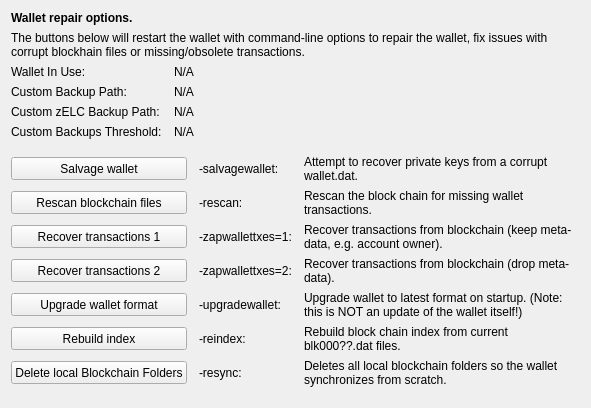
     <widget class="QWidget" name="tab_repair">
      <attribute name="title">
       <string>&amp;Wallet Repair</string>
      </attribute>
      <layout class="QGridLayout" name="gridLayout_4" columnstretch="0,0,0,0">
       <property name="horizontalSpacing">
        <number>12</number>
       </property>
       <item row="0" column="0" colspan="4">
        <widget class="QLabel" name="label_repair_header">
         <property name="font">
          <font>
           <weight>75</weight>
           <bold>true</bold>
          </font>
         </property>
         <property name="text">
          <string>Wallet repair options.</string>
         </property>
        </widget>
       </item>
       <item row="1" column="0" colspan="4">
        <widget class="QLabel" name="label_repair_helptext">
         <property name="font">
          <font>
           <weight>50</weight>
           <bold>false</bold>
          </font>
         </property>
         <property name="text">
          <string>The buttons below will restart the wallet with command-line options to repair the wallet, fix issues with corrupt blockhain files or missing/obsolete transactions.</string>
         </property>
         <property name="wordWrap">
          <bool>true</bool>
         </property>
        </widget>
       </item>
       <item row="2" column="0">
        <widget class="QLabel" name="wallet_path_label">
         <property name="text">
          <string>Wallet In Use:</string>
         </property>
        </widget>
       </item>
       <item row="2" column="1" colspan="3">
        <widget class="QLabel" name="wallet_path">
         <property name="cursor">
          <cursorShape>IBeamCursor</cursorShape>
         </property>
         <property name="text">
          <string>N/A</string>
         </property>
         <property name="textFormat">
          <enum>Qt::PlainText</enum>
         </property>
         <property name="textInteractionFlags">
          <set>Qt::LinksAccessibleByMouse|Qt::TextSelectableByKeyboard|Qt::TextSelectableByMouse</set>
         </property>
        </widget>
       </item>
       <item row="3" column="0">
        <widget class="QLabel" name="wallet_custombackuppath_label">
         <property name="text">
          <string>Custom Backup Path:</string>
         </property>
         <property name="visible">
          <bool>false</bool>
         </property>
        </widget>
       </item>
       <item row="3" column="1" colspan="3">
        <widget class="QLabel" name="wallet_custombackuppath">
         <property name="cursor">
          <cursorShape>IBeamCursor</cursorShape>
         </property>
         <property name="text">
          <string>N/A</string>
         </property>
         <property name="textFormat">
          <enum>Qt::PlainText</enum>
         </property>
         <property name="textInteractionFlags">
          <set>Qt::LinksAccessibleByMouse|Qt::TextSelectableByKeyboard|Qt::TextSelectableByMouse</set>
         </property>
         <property name="visible">
          <bool>false</bool>
         </property>
        </widget>
       </item>
       <item row="4" column="0">
        <widget class="QLabel" name="wallet_customzelcbackuppath_label">
         <property name="text">
          <string>Custom zELC Backup Path:</string>
         </property>
         <property name="visible">
          <bool>false</bool>
         </property>
        </widget>
       </item>
       <item row="4" column="1" colspan="3">
        <widget class="QLabel" name="wallet_customzelcbackuppath">
         <property name="cursor">
          <cursorShape>IBeamCursor</cursorShape>
         </property>
         <property name="text">
          <string>N/A</string>
         </property>
         <property name="textFormat">
          <enum>Qt::PlainText</enum>
         </property>
         <property name="textInteractionFlags">
          <set>Qt::LinksAccessibleByMouse|Qt::TextSelectableByKeyboard|Qt::TextSelectableByMouse</set>
         </property>
         <property name="visible">
          <bool>false</bool>
         </property>
        </widget>
       </item>
       <item row="5" column="0">
        <widget class="QLabel" name="wallet_custombackupthreshold_label">
         <property name="text">
          <string>Custom Backups Threshold:</string>
         </property>
         <property name="visible">
          <bool>false</bool>
         </property>
        </widget>
       </item>
       <item row="5" column="1" colspan="3">
        <widget class="QLabel" name="wallet_custombackupthreshold">
         <property name="cursor">
          <cursorShape>IBeamCursor</cursorShape>
         </property>
         <property name="text">
          <string>N/A</string>
         </property>
         <property name="textFormat">
          <enum>Qt::PlainText</enum>
         </property>
         <property name="textInteractionFlags">
          <set>Qt::LinksAccessibleByMouse|Qt::TextSelectableByKeyboard|Qt::TextSelectableByMouse</set>
         </property>
         <property name="visible">
          <bool>false</bool>
         </property>
        </widget>
       </item>
       <item row="6" column="0">
        <spacer name="verticalSpacer_repair1">
         <property name="orientation">
          <enum>Qt::Vertical</enum>
         </property>
         <property name="sizeHint" stdset="0">
          <size>
           <width>10</width>
           <height>10</height>
          </size>
         </property>
        </spacer>
       </item>
       <item row="7" column="0" colspan="2">
        <widget class="QPushButton" name="btn_salvagewallet">
         <property name="minimumSize">
          <size>
           <width>100</width>
           <height>23</height>
          </size>
         </property>
         <property name="text">
          <string>Salvage wallet</string>
         </property>
        </widget>
       </item>
       <item row="7" column="2">
        <widget class="QLabel" name="label_repair_salvage_command">
         <property name="text">
          <string notr="true">-salvagewallet:</string>
         </property>
        </widget>
       </item>
       <item row="7" column="3">
        <widget class="QLabel" name="label_repair_salvage">
         <property name="text">
          <string>Attempt to recover private keys from a corrupt wallet.dat.</string>
         </property>
         <property name="wordWrap">
          <bool>true</bool>
         </property>
        </widget>
       </item>
       <item row="8" column="0" colspan="2">
        <widget class="QPushButton" name="btn_rescan">
         <property name="minimumSize">
          <size>
           <width>100</width>
           <height>23</height>
          </size>
         </property>
         <property name="text">
          <string>Rescan blockchain files</string>
         </property>
        </widget>
       </item>
       <item row="8" column="2">
        <widget class="QLabel" name="label_repair_rescan_command">
         <property name="text">
          <string notr="true">-rescan:</string>
         </property>
        </widget>
       </item>
       <item row="8" column="3">
        <widget class="QLabel" name="label_repair_rescan">
         <property name="text">
          <string>Rescan the block chain for missing wallet transactions.</string>
         </property>
         <property name="wordWrap">
          <bool>true</bool>
         </property>
        </widget>
       </item>
       <item row="9" column="0" colspan="2">
        <widget class="QPushButton" name="btn_zapwallettxes1">
         <property name="minimumSize">
          <size>
           <width>100</width>
           <height>23</height>
          </size>
         </property>
         <property name="text">
          <string>Recover transactions 1</string>
         </property>
        </widget>
       </item>
       <item row="9" column="2">
        <widget class="QLabel" name="label_repair_zap1_command">
         <property name="text">
          <string notr="true">-zapwallettxes=1:</string>
         </property>
        </widget>
       </item>
       <item row="9" column="3">
        <widget class="QLabel" name="label_repair_zap1">
         <property name="text">
          <string>Recover transactions from blockchain (keep meta-data, e.g. account owner).</string>
         </property>
         <property name="wordWrap">
          <bool>true</bool>
         </property>
        </widget>
       </item>
       <item row="10" column="0" colspan="2">
        <widget class="QPushButton" name="btn_zapwallettxes2">
         <property name="minimumSize">
          <size>
           <width>100</width>
           <height>23</height>
          </size>
         </property>
         <property name="text">
          <string>Recover transactions 2</string>
         </property>
        </widget>
       </item>
       <item row="10" column="2">
        <widget class="QLabel" name="label_repair_zap2_command">
         <property name="text">
          <string notr="true">-zapwallettxes=2:</string>
         </property>
        </widget>
       </item>
       <item row="10" column="3">
        <widget class="QLabel" name="label_repair_zap2">
         <property name="text">
          <string>Recover transactions from blockchain (drop meta-data).</string>
         </property>
         <property name="wordWrap">
          <bool>true</bool>
         </property>
        </widget>
       </item>
       <item row="11" column="0" colspan="2">
        <widget class="QPushButton" name="btn_upgradewallet">
         <property name="minimumSize">
          <size>
           <width>100</width>
           <height>23</height>
          </size>
         </property>
         <property name="text">
          <string>Upgrade wallet format</string>
         </property>
        </widget>
       </item>
       <item row="11" column="2">
        <widget class="QLabel" name="label_repair_upgrade_command">
         <property name="text">
          <string notr="true">-upgradewallet:</string>
         </property>
        </widget>
       </item>
       <item row="11" column="3">
        <widget class="QLabel" name="label_repair_upgrade">
         <property name="text">
          <string>Upgrade wallet to latest format on startup. (Note: this is NOT an update of the wallet itself!)</string>
         </property>
         <property name="wordWrap">
          <bool>true</bool>
         </property>
        </widget>
       </item>
       <item row="12" column="0" colspan="2">
        <widget class="QPushButton" name="btn_reindex">
         <property name="minimumSize">
          <size>
           <width>100</width>
           <height>23</height>
          </size>
         </property>
         <property name="text">
          <string>Rebuild index</string>
         </property>
        </widget>
       </item>
       <item row="12" column="2">
        <widget class="QLabel" name="label_repair_reindex_command">
         <property name="text">
          <string notr="true">-reindex:</string>
         </property>
        </widget>
       </item>
       <item row="12" column="3">
        <widget class="QLabel" name="label_repair_reindex">
         <property name="text">
          <string>Rebuild block chain index from current blk000??.dat files.</string>
         </property>
         <property name="wordWrap">
          <bool>true</bool>
         </property>
        </widget>
       </item>
       <item row="13" column="0" colspan="2">
        <widget class="QPushButton" name="btn_resync">
         <property name="minimumSize">
          <size>
           <width>100</width>
           <height>23</height>
          </size>
         </property>
         <property name="text">
          <string>Delete local Blockchain Folders</string>
         </property>
        </widget>
       </item>
       <item row="13" column="2">
        <widget class="QLabel" name="label_repair_resync_command">
         <property name="text">
          <string>-resync:</string>
         </property>
        </widget>
       </item>
       <item row="13" column="3">
        <widget class="QLabel" name="label_repair_resync">
         <property name="text">
          <string>Deletes all local blockchain folders so the wallet synchronizes from scratch.</string>
         </property>
         <property name="wordWrap">
          <bool>true</bool>
         </property>
        </widget>
       </item>
       <item row="14" column="0">
        <spacer name="verticalSpacer_repair2">
         <property name="orientation">
          <enum>Qt::Vertical</enum>
         </property>
         <property name="sizeHint" stdset="0">
          <size>
           <width>20</width>
           <height>10</height>
          </size>
         </property>
        </spacer>
       </item>
      </layout>
     </widget>
